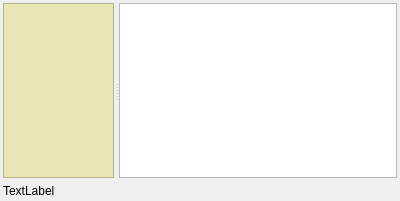
<?xml version="1.0" encoding="UTF-8"?>
<ui version="4.0">
 <class>Form</class>
 <widget class="QWidget" name="Form">
  <property name="geometry">
   <rect>
    <x>0</x>
    <y>0</y>
    <width>400</width>
    <height>201</height>
   </rect>
  </property>
  <property name="windowTitle">
   <string>Solver</string>
  </property>
  <layout class="QVBoxLayout" name="verticalLayout">
   <property name="spacing">
    <number>6</number>
   </property>
   <property name="margin">
    <number>3</number>
   </property>
   <item>
    <widget class="QSplitter" name="splitter">
     <property name="orientation">
      <enum>Qt::Horizontal</enum>
     </property>
     <property name="handleWidth">
      <number>5</number>
     </property>
     <widget class="QTextEdit" name="edt_results">
      <property name="sizePolicy">
       <sizepolicy hsizetype="Expanding" vsizetype="Expanding">
        <horstretch>2</horstretch>
        <verstretch>0</verstretch>
       </sizepolicy>
      </property>
      <property name="styleSheet">
       <string notr="true">color: rgb(105, 185, 255);
background-color: rgb(232, 231, 181);
font: 14pt &quot;MS Shell Dlg 2&quot;;</string>
      </property>
      <property name="readOnly">
       <bool>true</bool>
      </property>
      <property name="html">
       <string notr="true">&lt;!DOCTYPE HTML PUBLIC &quot;-//W3C//DTD HTML 4.0//EN&quot; &quot;http://www.w3.org/TR/REC-html40/strict.dtd&quot;&gt;
&lt;html&gt;&lt;head&gt;&lt;meta name=&quot;qrichtext&quot; content=&quot;1&quot; /&gt;&lt;style type=&quot;text/css&quot;&gt;
p, li { white-space: pre-wrap; }
&lt;/style&gt;&lt;/head&gt;&lt;body style=&quot; font-family:'MS Shell Dlg 2'; font-size:14pt; font-weight:400; font-style:normal;&quot;&gt;
&lt;p style=&quot;-qt-paragraph-type:empty; margin-top:0px; margin-bottom:0px; margin-left:0px; margin-right:0px; -qt-block-indent:0; text-indent:0px;&quot;&gt;&lt;br /&gt;&lt;/p&gt;&lt;/body&gt;&lt;/html&gt;</string>
      </property>
      <property name="textInteractionFlags">
       <set>Qt::LinksAccessibleByMouse|Qt::TextSelectableByMouse</set>
      </property>
     </widget>
     <widget class="QTextEdit" name="edt_equations">
      <property name="sizePolicy">
       <sizepolicy hsizetype="Expanding" vsizetype="Expanding">
        <horstretch>5</horstretch>
        <verstretch>0</verstretch>
       </sizepolicy>
      </property>
      <property name="styleSheet">
       <string notr="true">font: 14pt &quot;MS Shell Dlg 2&quot;;</string>
      </property>
      <property name="html">
       <string notr="true">&lt;!DOCTYPE HTML PUBLIC &quot;-//W3C//DTD HTML 4.0//EN&quot; &quot;http://www.w3.org/TR/REC-html40/strict.dtd&quot;&gt;
&lt;html&gt;&lt;head&gt;&lt;meta name=&quot;qrichtext&quot; content=&quot;1&quot; /&gt;&lt;style type=&quot;text/css&quot;&gt;
p, li { white-space: pre-wrap; }
&lt;/style&gt;&lt;/head&gt;&lt;body style=&quot; font-family:'MS Shell Dlg 2'; font-size:14pt; font-weight:400; font-style:normal;&quot;&gt;
&lt;p style=&quot;-qt-paragraph-type:empty; margin-top:0px; margin-bottom:0px; margin-left:0px; margin-right:0px; -qt-block-indent:0; text-indent:0px;&quot;&gt;&lt;br /&gt;&lt;/p&gt;&lt;/body&gt;&lt;/html&gt;</string>
      </property>
     </widget>
    </widget>
   </item>
   <item>
    <widget class="QLabel" name="lbl_error">
     <property name="text">
      <string notr="true">TextLabel</string>
     </property>
    </widget>
   </item>
  </layout>
 </widget>
 <resources/>
 <connections/>
</ui>
